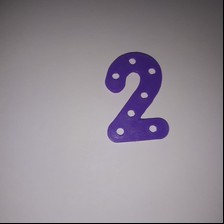
#> input picture Detectar_Circulos_Imagen/img_num_2.jpg, 224 x 224 px, found by its file name
$ python plot_censure_img.py
#> lines starting #> are read from the running program, lines starting #| are printed output that depends on the picture
"""
========================
CENSURE feature detector
========================

The CENSURE feature detector is a scale-invariant center-surround detector
(CENSURE) that claims to outperform other detectors and is capable of real-time
implementation.
"""

from skimage import data, io
from skimage import transform as tf
from skimage.feature import CENSURE
from skimage.color import rgb2gray


import matplotlib.pyplot as plt

image = io.imread('..\img_num_2.jpg')
#> image is the input picture: shape (224, 224, 3); mean R, G, B 144.7, 137.6, 146.6
img_orig = rgb2gray(image)
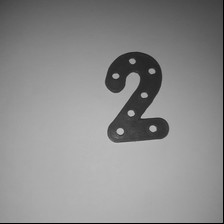
#> img_orig: shape (224, 224) float64; min 0.000833, max 0.783, mean 0.548

tform = tf.AffineTransform(scale=(1.5, 1.5), rotation=0.5,
                           translation=(150, -200))
img_warp = tf.warp(img_orig, tform)
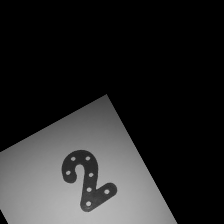
#> img_warp: shape (224, 224) float64; min 0, max 0.769, mean 0.157

detector = CENSURE()

fig, ax = plt.subplots(nrows=1, ncols=2, figsize=(12, 6))

detector.detect(img_orig)

ax[0].imshow(img_orig, cmap=plt.cm.gray)
ax[0].scatter(detector.keypoints[:, 1], detector.keypoints[:, 0],
              2 ** detector.scales, facecolors='none', edgecolors='r')
ax[0].set_title("Original Image")

detector.detect(img_warp)

ax[1].imshow(img_warp, cmap=plt.cm.gray)
ax[1].scatter(detector.keypoints[:, 1], detector.keypoints[:, 0],
              2 ** detector.scales, facecolors='none', edgecolors='r')
ax[1].set_title('Transformed Image')

for a in ax:
    a.axis('off')

plt.tight_layout()
plt.show()
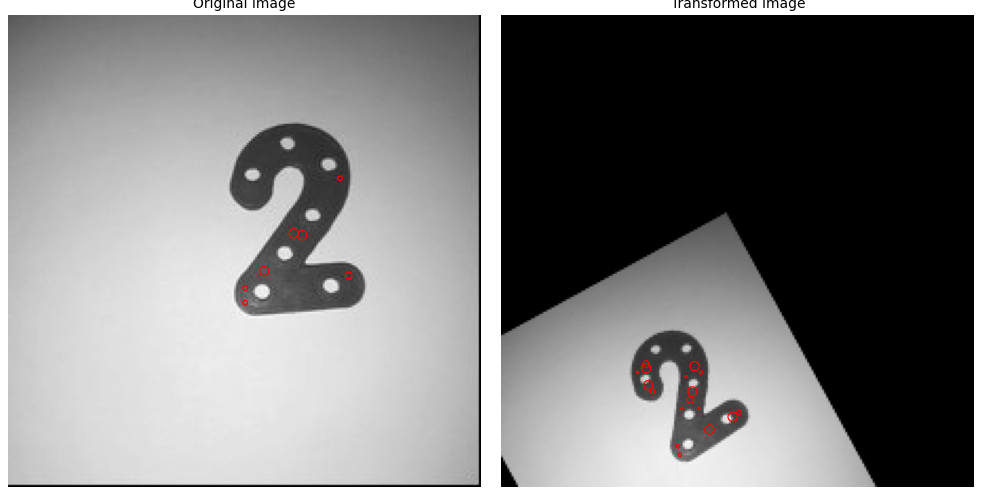
#> figure drawn by matplotlib, 2 panels
